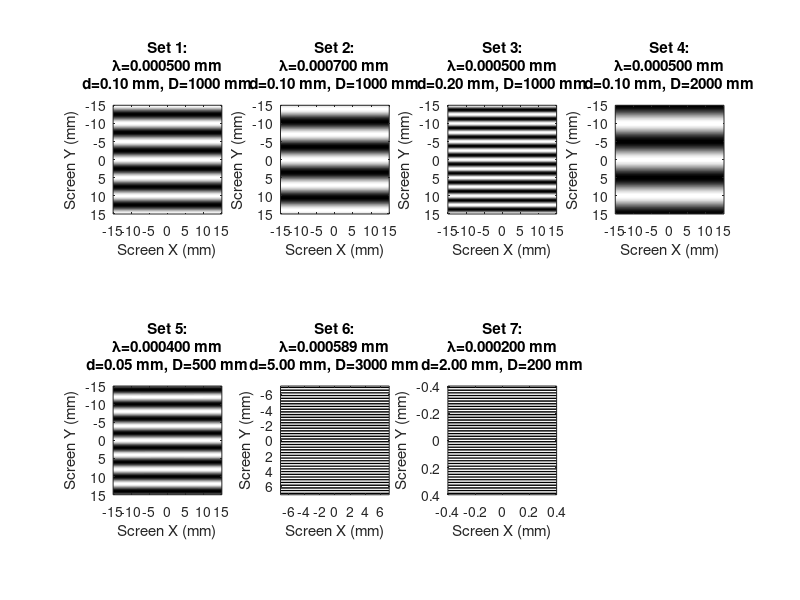

The MATLAB script that drew this image:
% Interference of two identical 2-D waves
% Static fringe pattern for 7 sets of input parameters

% Define 7 sets of input parameters: [lambda, d, D] (All units in mm)
params = [
    0.0005,   0.10, 1000;  % Set 1: Baseline 
    0.0007,   0.10, 1000;  % Set 2: Larger wavelength
    0.0005,   0.20, 1000;  % Set 3: Larger slit gap
    0.0005,   0.10, 2000;  % Set 4: Larger screen distance
    0.0004,   0.05,  500;  % Set 5: Custom mix
    0.000589, 5.00, 3000;  % Set 6: 589nm, d=5mm, D=3m
    0.0002,   2.00,  200   % Set 7: 200nm, d=2mm, D=0.2m
];

% Create the figure window but keep it hidden while drawing to prevent GUI lag/jitter
fig = figure('Position', [50, 50, 1400, 800], 'Name', '2D Wave Interference', 'Visible', 'off');

% Set a balanced resolution
grid_size = 800; 

for i = 1:7
    lambda = params(i, 1);
    d = params(i, 2);
    D = params(i, 3);
    
    % Calculate theoretical fringe width to prevent spatial aliasing (visual jitter)
    fringe_width = (lambda * D) / d;
    
    % Dynamically zoom the screen to show a clear pattern without pixel distortion
    % Capped at +/- 15 mm max so the standard sets look normal
    screen_max = min(15, 20 * fringe_width); 
    
    % Generate the grid for this specific subplot
    [X, Y] = meshgrid(linspace(-screen_max, screen_max, grid_size), ...
                      linspace(-screen_max, screen_max, grid_size));
    
    % Calculate geometric distances
    r1 = sqrt(X.^2 + (Y - d/2).^2 + D^2);
    r2 = sqrt(X.^2 + (Y + d/2).^2 + D^2);
    
    % Calculate path difference and Intensity
    delta_r = abs(r1 - r2);
    I = cos(pi * delta_r / lambda).^2;
    
    % Plot the static interference pattern
    subplot(2, 4, i);
    imagesc([-screen_max screen_max], [-screen_max screen_max], I);
    colormap('gray'); 
    
    % Formatting
    title(sprintf('Set %d:\n\\lambda=%.6f mm\nd=%.2f mm, D=%d mm', i, lambda, d, D));
    xlabel('Screen X (mm)');
    ylabel('Screen Y (mm)');
    axis image;
end

% Reveal the fully drawn figure all at once for a smooth pop-up
set(fig, 'Visible', 'on');
% --- NEW CODE TO SAVE THE FIGURE ---
filename = 'P4.png';
print(fig, filename, '-dpng', '-r300'); % Saves as PNG at 300 DPI
fprintf('Saved high-resolution plot to: %s\\n', fullfile(pwd, filename));
pause;
